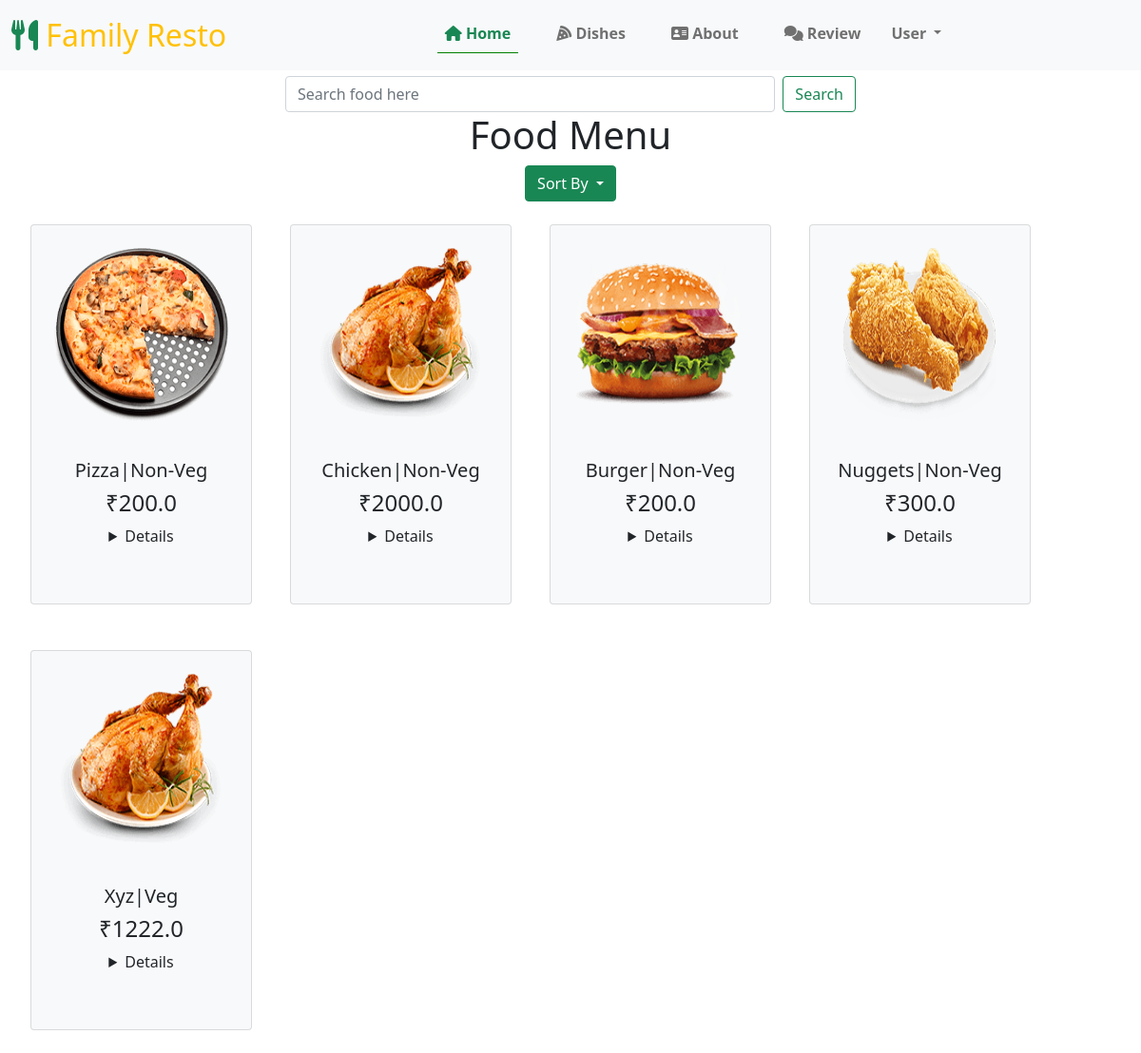
Screenshot of /food/foodlist/ with the database file from the repository.
### food/models.py (models this page shows, shortened)
class Food(models.Model):
    foodId=models.AutoField(primary_key=True)
    foodName=models.CharField(max_length=100)
    foodType=models.CharField(max_length=20)
    foodPrice=models.FloatField()
    foodDescription=models.TextField()
    foodImage=models.ImageField(upload_to="foodimages/",default="No-Image.png")

### food/views.py (the view)
# urls.py: path('foodlist/',FoodListView.as_view(),name="foodlist"),
class FoodListView(ListView):
    model = Food
    template_name = "food/foodlist.html"

### template/food/foodlist.html (shortened to what this page needs)
{% extends 'food/base.html' %}
{% block body %}
<h1 class="text-center">Food Menu</h1>
<div class="dropdown text-center">
  <a class="btn btn-success dropdown-toggle" href="#" role="button" id="dropdownMenuLink" data-bs-toggle="dropdown" aria-expanded="false">
    sort by
  </a>
</div>
     <div class="row container">
        {% for food in object_list  %}
            <div class="col-sm-6 col-md-6 col-lg-4 col-xl-3 my-3">
                <div class="card mx-2 my-2 bg-light" style="height:400px;">
                    <img src="{{ food.foodImage.url }}" class="card-img-top p-4" alt="..." style="height:230px;">
                    <div class="card-body text-center">
                      <h5 class="card-title">{{ food.foodName }}|{{ food.foodType }}</h5>
                      <h4>&#8377;{{ food.foodPrice }}</h4>
                        <details title="Read me">
                      </details>
                    </div>
                  </div>
            </div>
        {% endfor %}
     </div>
{% endblock body %}

### template/food/base.html (shortened to what this page needs)
{% load static %}
<!DOCTYPE html>
<html lang="en">
<head>
    <link rel="stylesheet" href="{% static 'css/style.css' %}">
    <link rel="stylesheet" href="{% static 'css/bootstrap.min.css' %}">
    <link rel="stylesheet" href="https://cdnjs.cloudflare.com/ajax/libs/font-awesome/6.0.0/css/all.min.css">
    <link rel="stylesheet" href="https://unpkg.com/swiper@8/swiper-bundle.min.css"/>
</head>
<body>
  <nav class="navbar navbar-expand-lg navbar-light bg-light fixed-top">
    <div class="container-fluid">
      <a class="navbar-brand fs-2 text-warning" href=""> <i class="fa-solid fa-utensils text-success"></i> Family Resto</a>
      <div class="collapse navbar-collapse" id="navbarSupportedContent">
        <ul class="navbar-nav me-auto mb-2 mb-lg-0 ms-auto text-center">
          <li class="nav-item mb-1 mx-3 rounded">
           <strong><a class="nav-link text-success bb font-weight-bold" aria-current="page" href="/food/"><i class="fa-solid fa-house"></i> Home</a></strong>
          </li>
          <li class="nav-item mb-1 mx-3 rounded">
            <strong><a class="nav-link" href="/food/foodlist"><i class="fa-solid fa-pizza-slice"></i> Dishes</a></strong>
          </li>
          <li class="nav-item mb-1 mx-3 rounded">
            <strong><a class="nav-link"> <i class="fa-solid fa-address-card"></i> About</a></strong>
          </li>
          <li class="nav-item mb-1 mx-3 rounded">
            <strong><a class="nav-link" href="/accounts/review"><i class="fa-solid fa-comments"></i> Review</a></strong>
          </li>
          <li class="nav-item dropdown">
            <a class="nav-link dropdown-toggle" href="#" id="navbarDropdown" role="button" data-bs-toggle="dropdown" aria-expanded="false">
              {% if request.user.is_authenticated %}
                    <b class="text-info mx-2">welcome {{ request.user.first_Name }}</b>
                    {% else %}
                     <b>user</b>
                  {% endif %}
            </a>
          </li>
        </ul>
      </div>
    </div>
  </nav>
       <form action="/food/searchfood" class="d-flex mx-auto" style="padding-top:5rem;width:50%;">
          <input class="form-control me-2 searchbox" type="text" name="q" placeholder="Search food here" aria-label="Search">
          <button class="btn btn-outline-success" type="submit">Search</button>
        </form>
    {% block body %}
    {% endblock body %}
</body>
</html>

### static/css/style.css (style rules this page uses)
* { padding: 0;margin: 0;text-decoration: none;list-style: none;box-sizing: border-box; }
html { text-transform: capitalize; }
body { font-family:montserrat; cursor: pointer; }
.bb { border-bottom:0.1rem solid green; }

### rows the page displays
Food: foodImage (picture), foodName "Pizza", foodType "Non-Veg", foodPrice "200.0"
Food: foodImage (picture), foodName "Chicken", foodType "Non-Veg", foodPrice "2000.0"
Food: foodImage (picture), foodName "Burger", foodType "Non-Veg", foodPrice "200.0"
Food: foodImage (picture), foodName "Nuggets", foodType "Non-Veg", foodPrice "300.0"
Food: foodImage (picture), foodName "Xyz", foodType "Veg", foodPrice "1222.0"
